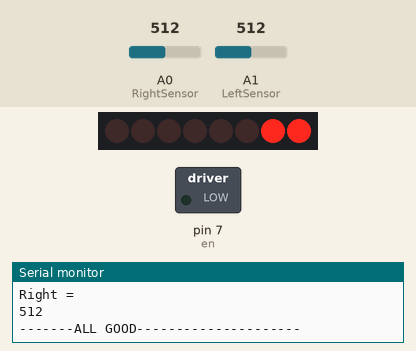
Bench run of a sketch on a simulated Arduino Uno, built with avr-gcc and run on an emulated ATmega328P. Parts: 8 shift-register outputs drawn as a row of LEDs (first output left, lit = HIGH), switched loads named in the sketch (green lamp = pin HIGH), the last lines printed to the serial monitor. Wiring (inferred from the names in the program): shift register (74HC595): data pin 8; shift clock pin 4; latch pin 12. Wiring (inferred from the signals the program sends): row of LEDs: on Q0, Q1, Q2, Q3, Q4, Q5, Q6, Q7. The inputs (shaded band) are chosen by the test bench; at power-on: A1 (LeftSensor) = 512, A0 (RightSensor) = 512. Pins used as bus, display or sensor lines are not drawn.

Above: at 1.2 s.
1.3 s: A1 (LeftSensor) set to 527
At 1.44 s:
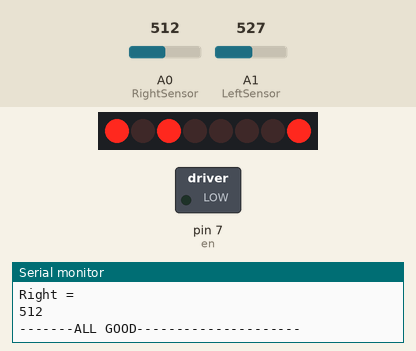
At 2.6 s:
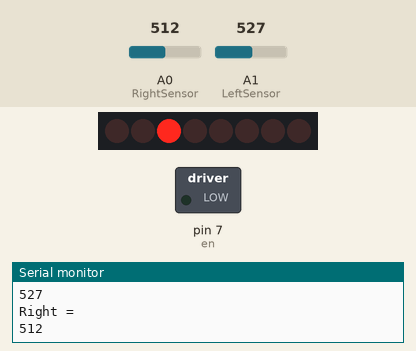
2.9 s: A1 (LeftSensor) set to 290
At 5.51 s:
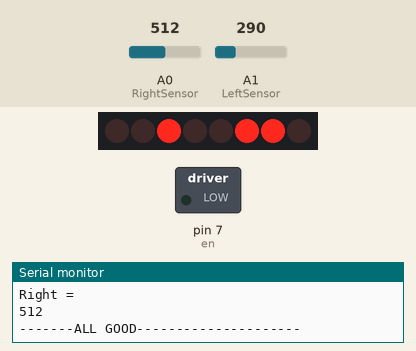
Timing chart, 0 to 7.1 s (numbered marks = the images above; inputs shaded):
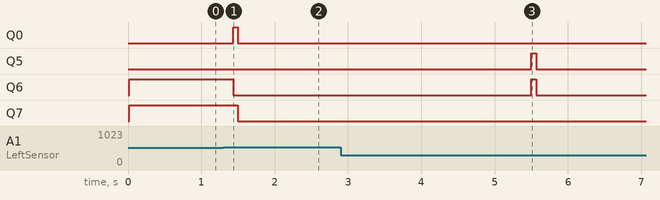

Measured:
- the behaviour switches between 512 and 513 on A1 (LeftSensor) (found by bisection; images 0 and 1)
- after the input at 1.3 s, Q0: LOW → HIGH after 0.13 s, → LOW 0.06 s later; Q6: HIGH → LOW after 0.13 s; Q7: HIGH → LOW after 0.20 s
- after the input at 2.9 s, Q5, Q6: LOW → HIGH after 2.6 s, → LOW 0.06 s later

The sketch:

clumsy-a.ino
```cpp
// The Clumsy Robot ----------------------------------
// Neeraj Aggarwal
// A Very Clumsy Travelling Bot that tries to turn left or right to
// avoid obstacles.

// declaring Shield
int dataPin = 8;
int latchPin = 12;
int clockPin = 4;
int en = 7;
// declaring Sensor Pins.
int LeftSensor = A1;
int RightSensor = A0;
int L_sensor_val = 0; // To store value from sensors.
int R_sensor_val = 0;

int threshold = 300; // Threshold value to distinguish black and white.

void setup()
{   // setting up shield.
    pinMode(dataPin, OUTPUT);
    pinMode(latchPin, OUTPUT);
    pinMode(clockPin, OUTPUT);
    pinMode(en, OUTPUT);
    digitalWrite(en, LOW);
    Serial.begin(9600);
    while(!Serial)
    {
      ;
    }
    Serial.println("Starting Now");

}

void loop()
{

L_sensor_val =  analogRead(LeftSensor);   // Reading Left sensor data
R_sensor_val =  analogRead(RightSensor);  // Reading Right sensor data

   Serial.println("-------ALL GOOD---------------------");
      Serial.println("Left =");
      Serial.println(L_sensor_val);
      Serial.println("Right =");
      Serial.println(R_sensor_val);


  if(L_sensor_val<R_sensor_val) {  // testing for left turn
    while (L_sensor_val<threshold && R_sensor_val>threshold)
    {
      turn_right();
      L_sensor_val =  analogRead(LeftSensor);
      R_sensor_val =  analogRead(RightSensor);
      Serial.println("-------RIGHT---------------------");
      Serial.println("Left =");
      Serial.println(L_sensor_val);
      Serial.println("Right =");
      Serial.println(R_sensor_val);
      halt();
      delay(2000);
  //    turn_right();
    }
  }
  else if(L_sensor_val>R_sensor_val<threshold){  // tesing for right turn
    while (L_sensor_val > R_sensor_val){
      turn_left();
      L_sensor_val =  analogRead(LeftSensor);
      R_sensor_val =  analogRead(RightSensor);
      Serial.println("-------LEFT---------------------");
      Serial.println("Left =");
      Serial.println(L_sensor_val);
      Serial.println("Right =");
      Serial.println(R_sensor_val);
      halt();
      delay(2000);
    }
 }
forward(); // Default movement is forward.

}

void forward(void){  // function for forward movement.
        digitalWrite(latchPin, LOW);
        shiftOut(dataPin, clockPin, LSBFIRST, 3);
        digitalWrite(latchPin, HIGH);

}

void backward(void){   // function for forward movement.
        digitalWrite(latchPin, LOW);
        shiftOut(dataPin, clockPin, LSBFIRST, 164);
        digitalWrite(latchPin, HIGH);
}

void turn_left(void){   // function for left turn.
        digitalWrite(latchPin, LOW);
        shiftOut(dataPin, clockPin, LSBFIRST, 161);
        digitalWrite(latchPin, HIGH);
}

void turn_right(void){   // function for Right turn.
        digitalWrite(latchPin, LOW);
        shiftOut(dataPin, clockPin, LSBFIRST, 38);
        digitalWrite(latchPin, HIGH);
}

void halt(void){        // function for stopping robot.
        digitalWrite(latchPin, LOW);
        shiftOut(dataPin, clockPin, LSBFIRST, 32);
        digitalWrite(latchPin, HIGH);
}
```
